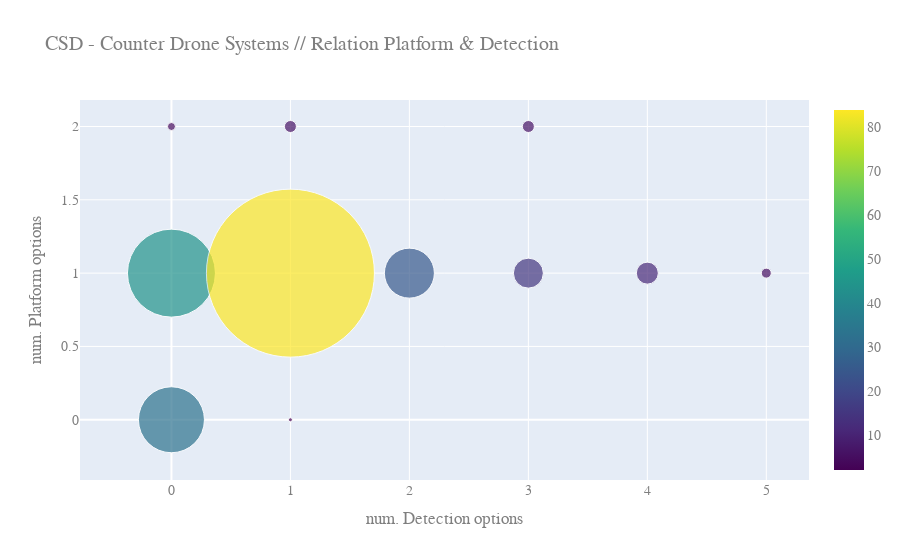

Notebook code for this chart:
### Markdown cell above
#### Relation between Detection & Platform

Most of the systems present a solution with one detection option mounted in one platform type.

### Code cell
data_DP = {'Detection': detection.count(axis = 1), 'Platform':platform.count(axis = 1)}
df_data_DP = pd.DataFrame(data_DP)
# df che conta quante volte compare una coppia di valori
df_data_DP2 = pd.DataFrame(df_data_DP.groupby(list(df_data_DP.columns)).size(), columns=['Count']).reset_index()

fig = go.Figure(data=go.Scatter(
    x=df_data_DP2.Detection,
    y=df_data_DP2.Platform,
    mode='markers',
    marker=dict(size=df_data_DP2.Count*2, color=df_data_DP2.Count, colorscale='Viridis',showscale=True)
))

fig.update_layout(
    title="CSD - Counter Drone Systems // Relation Platform & Detection",
    xaxis_title="num. Detection options",
    yaxis_title="num. Platform options",
    font=dict(
        family="Courier New, monospace",
        size=14,
        color="#7f7f7f"
    )
)

fig.show()

### Figure 1 — Plotly figure (JSON) as saved in the notebook; plotly's stock layout.template omitted (floating-point values rounded to 4 significant figures)
{"data": [{"marker": {"color": [33, 44, 4, 2, 84, 6, 25, 15, 6, 11, 5], "colorscale": [[0, "#440154"], [0.1111, "#482878"], [0.2222, "#3e4989"], [0.3333, "#31688e"], [0.4444, "#26828e"], [0.5556, "#1f9e89"], [0.6667, "#35b779"], [0.7778, "#6ece58"], [0.8889, "#b5de2b"], [1, "#fde725"]], "showscale": true, "size": [66, 88, 8, 4, 168, 12, 50, 30, 12, 22, 10]}, "mode": "markers", "type": "scatter", "x": [0, 0, 0, 1, 1, 1, 2, 3, 3, 4, 5], "y": [0, 1, 2, 0, 1, 2, 1, 1, 2, 1, 1]}], "layout": {"font": {"color": "#7f7f7f", "family": "Courier New, monospace", "size": 14}, "title": {"text": "CSD - Counter Drone Systems // Relation Platform & Detection"}, "xaxis": {"title": {"text": "num. Detection options"}}, "yaxis": {"title": {"text": "num. Platform options"}}}}
